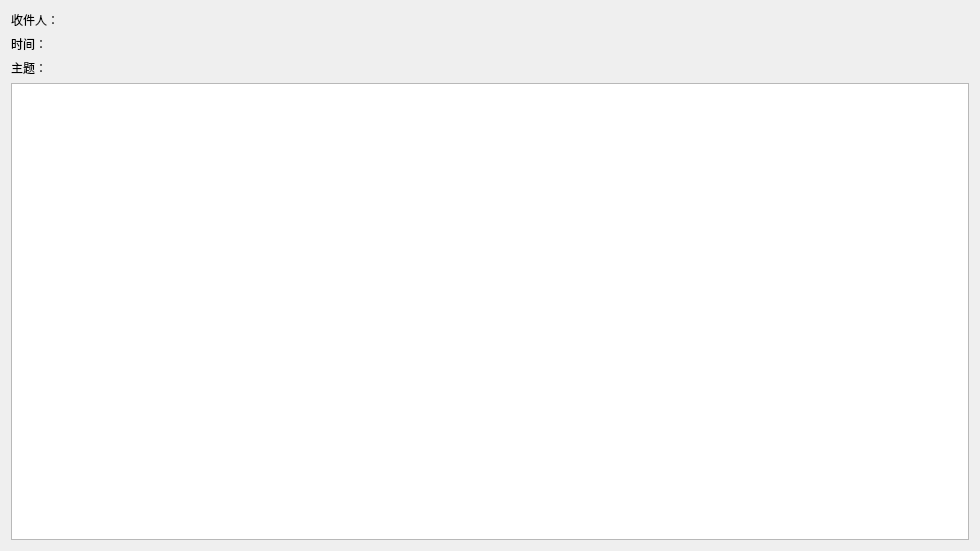
<?xml version="1.0" encoding="UTF-8"?>
<ui version="4.0">
 <class>ShowBox</class>
 <widget class="QWidget" name="ShowBox">
  <property name="geometry">
   <rect>
    <x>0</x>
    <y>0</y>
    <width>980</width>
    <height>551</height>
   </rect>
  </property>
  <property name="windowTitle">
   <string>Form</string>
  </property>
  <layout class="QVBoxLayout" name="verticalLayout">
   <item>
    <widget class="QLabel" name="Sender">
     <property name="text">
      <string>收件人：</string>
     </property>
    </widget>
   </item>
   <item>
    <widget class="QLabel" name="Time">
     <property name="text">
      <string>时间：</string>
     </property>
    </widget>
   </item>
   <item>
    <widget class="QLabel" name="Title">
     <property name="text">
      <string>主题：</string>
     </property>
    </widget>
   </item>
   <item>
    <widget class="QTextEdit" name="content">
     <property name="readOnly">
      <bool>true</bool>
     </property>
    </widget>
   </item>
  </layout>
 </widget>
 <resources/>
 <connections/>
</ui>
